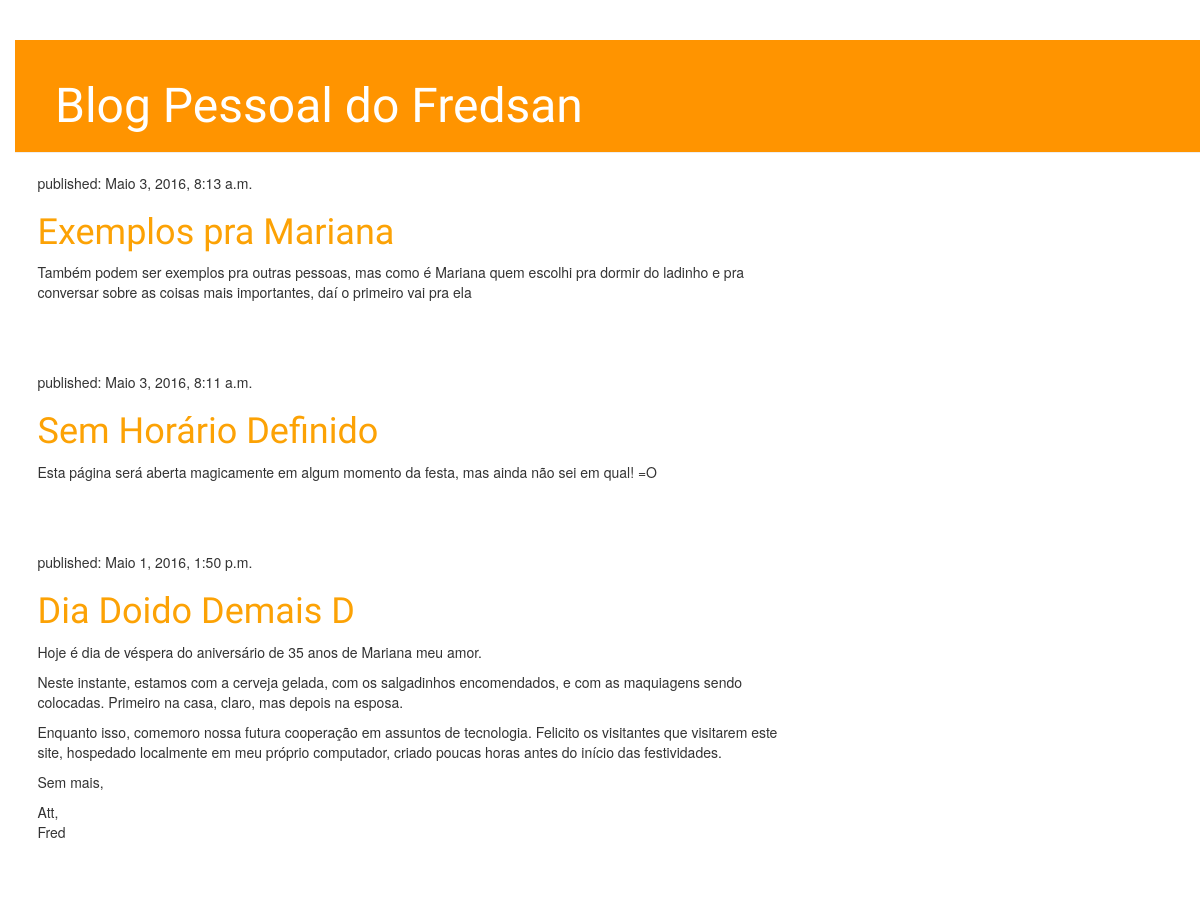
Before: / with the older database file.
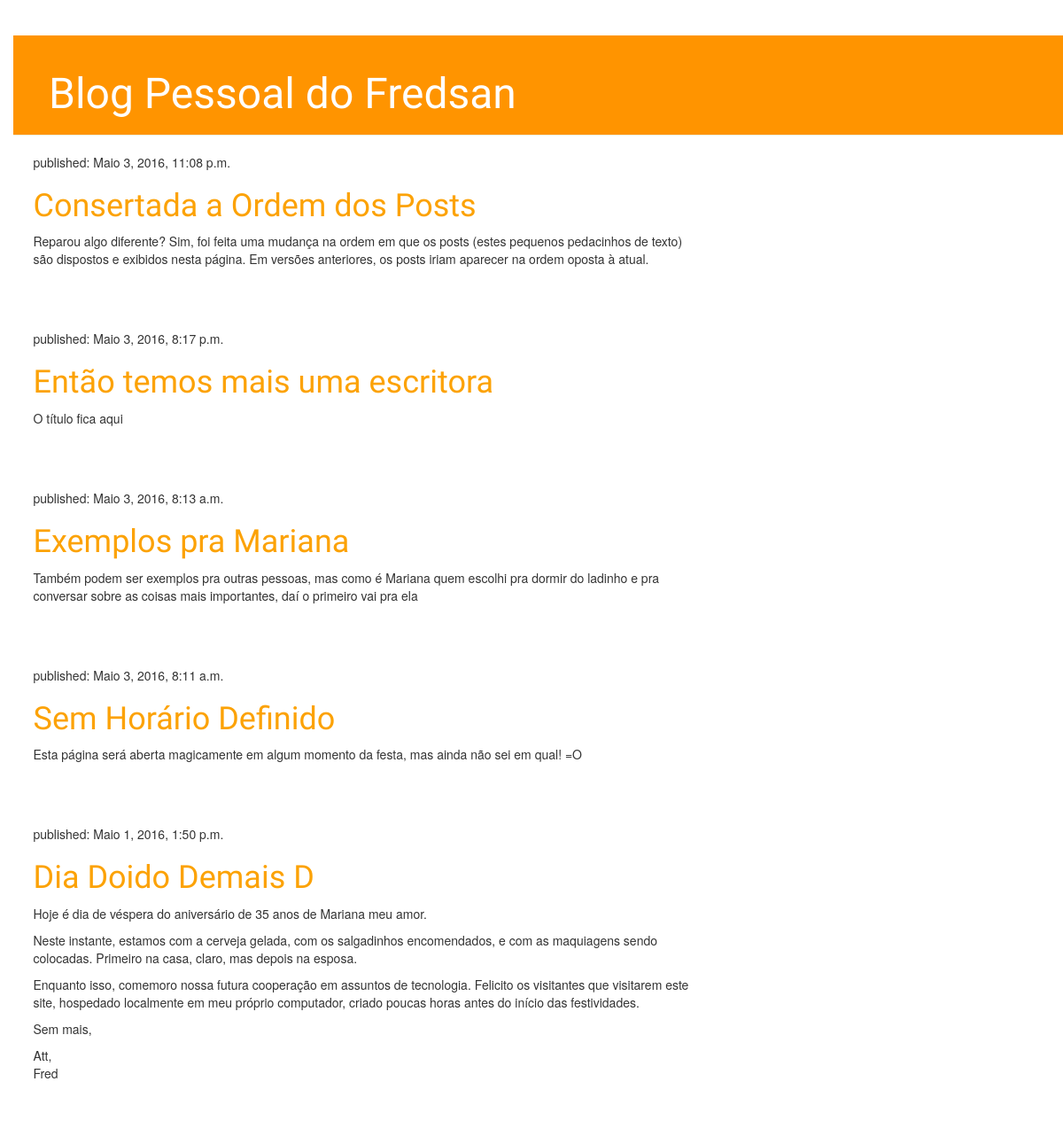
After: the same page with the newer database file.
### blog/models.py (models this page shows, shortened)
class Post(models.Model):
    author = models.ForeignKey('auth.User')
    title = models.CharField(max_length=200)
    text = models.TextField()
    created_date = models.DateTimeField(default=timezone.now)
    published_date = models.DateTimeField(blank=True,null=True)

### blog/views.py (the view)
# urls.py: url(r'^$',views.post_list)
def post_list(request):
    posts = Post.objects.filter(published_date__lte=timezone.now()).order_by('-published_date')
    return render(request, 'blog/post_list.html', {'posts':posts})

### blog/templates/blog/post_list.html
{% extends 'blog/base.html' %}
{% block content %}
{% for post in posts %}
<div class="post">
	<p>published: {{ post.published_date }}</p>
	<h1><a href="">{{ post.title }}</a></h1>
	<p>{{ post.text|linebreaks }}</p>
</div>
{% endfor %}
{% endblock content %}

### blog/templates/blog/base.html (shortened to what this page needs)
{% load staticfiles %}
<html>
<head>
<link rel="stylesheet" href="{% static 'css/blog.css' %}">
<link rel="stylesheet" href="https://maxcdn.bootstrapcdn.com/bootstrap/3.3.6/css/bootstrap.min.css">
<link rel="stylesheet" href="https://maxcdn.bootstrapcdn.com/bootstrap/3.3.6/css/bootstrap-theme.min.css">
</head>
<body>
<div class="page-header">
	<h1><a href="/">Blog Pessoal do Fredsan</a></h1>
</div>
<div class="content container">
	<div class="row">
		<div class="col-md-8">
{% block content %}
{% endblock %}
		</div>
	</div>
</div>
</body>
</html>

### blog/static/css/blog.css (style rules this page uses)
h1 a { color: #FCA205; font-family: 'Lobster'; }
body { padding-left: 15px; }
.page-header { background-color: #ff9400; margin-top: 0; padding: 20px 20px 20px 40px; }
.page-header h1, .page-header h1 a, .page-header h1 a:visited, .page-header h1 a:active { color: #ffffff; font-size: 36pt; text-decoration: none; }
.content { margin-left: 40px; }
h1, h2, h3, h4 { font-family: 'Lobster', cursive; }
.post { margin-bottom: 70px; }

Changed rows visible on the page:
added Post: published_date "Maio 3, 2016, 11:08 p.m.", title "Consertada a Ordem dos Posts", text "Reparou algo diferente? Sim, foi feita uma mudança na ordem em que os posts (estes pequenos pedacinhos de texto) são dispostos e exibidos nesta página. Em versões anteriores, os posts iriam aparecer na ordem oposta à atual."
added Post: published_date "Maio 3, 2016, 8:17 p.m.", title "Então temos mais uma escritora", text "O título fica aqui"
